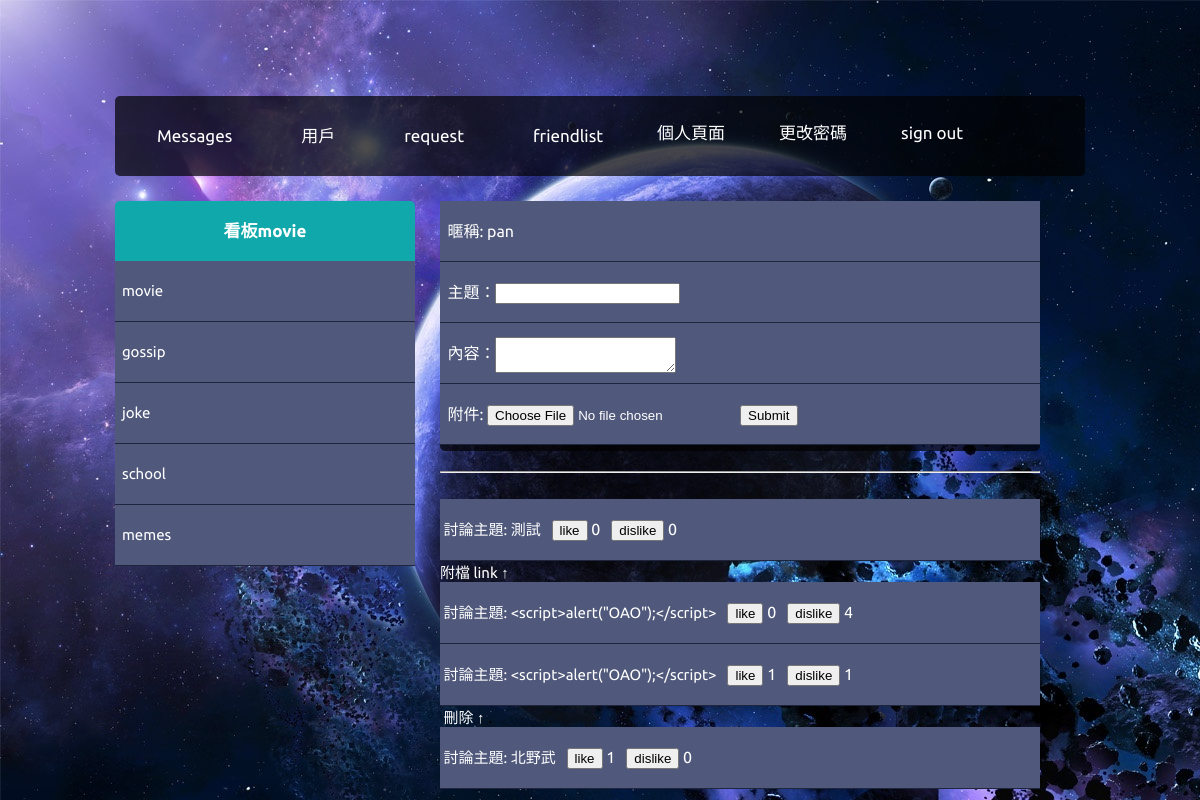
The page /viewboard.php?&id=1 (signed in) on the database its author committed.
### tables this page shows
CREATE TABLE `dz_board` (
  `id` int(11) NOT NULL,
  `name` varchar(64) DEFAULT NULL
);

CREATE TABLE `dz_thread` (
  `id` int(11) NOT NULL,
  `root_thread_id` int(11) NOT NULL DEFAULT 0,
  `board_id` int(11) NOT NULL DEFAULT 0,
  `time` timestamp NOT NULL DEFAULT current_timestamp(),
  `username` varchar(32) DEFAULT NULL,
  `title` varchar(64) DEFAULT NULL,
  `content` varchar(1024) DEFAULT NULL,
  `ip` varchar(64) DEFAULT NULL,
  `fileupload` text DEFAULT NULL
);

### viewboard.php (the view, shortened to what this page needs)
<?php
function getLikes($id, $dbh)
{
    $sql = "SELECT  * FROM rating_info
  		  WHERE post_id = $id AND rating_action='like'";
    $stmt = $dbh->prepare($sql);
    $stmt->execute();
    return $stmt->rowCount();
}
function getDislikes($id, $dbh)
{
    $sql = "SELECT * FROM rating_info
  		  WHERE post_id = $id AND rating_action='dislike'";
    $stmt = $dbh->prepare($sql);
    $stmt->execute();
    return $stmt->rowCount();
}
?>
<!DOCTYPE html>
<html lang="en">
<head>
    <link rel="stylesheet" href="css/stylei.css">
</head>
<body>
    <body>
        <div class="main-container">
            <header class="block">
                <ul class="header-menu horizontal-list">
                    <li>
                        <a class="header-menu-tab" href="message.php?&id=<?php echo $_SESSION['id']; ?>"><span class="icon fontawesome-envelope scnd-font-color"></span>Messages</a>
                    </li>
                    <li>
                        <a class="header-menu-tab" href="invite.php"><span class="icon fontawesome-user scnd-font-color"></span>用戶</a>
                    </li>
                    <li>
                        <a class="header-menu-tab" href="request.php?&id=<?php echo $_SESSION['id']; ?>"><span class="icon fontawesome-check scnd-font-color"></span>request</a>
                    </li>
                    <li>
                        <a class="header-menu-tab" href="friendlist.php?&id=<?php echo $_SESSION['id']; ?>"><span class="icon fontawesome-star-empty scnd-font-color"></span>friendlist</a>
                    </li>
                    <li>
                        <a class="header-menu-tab" href="profile.php?&id=<?php echo $_SESSION['id']; ?>"><span></span>個人頁面</a>
                    </li>
                    <li>
                        <a class="header-menu-tab" href="change.php"><span></span>更改密碼</a>
                    </li>
                    <li>
                        <a class="header-menu-tab" href="logout.php"><span></span>sign out</a>
                    </li>
                </ul>
            </header>
            <div class="left-container container">
                <div>
                    <?php
                    include("includes/pdoInc.php");
                    if (isset($_GET['id'])) {
                        $stmt = $dbh->prepare("SELECT * from dz_board where id = ?");
                        $stmt->execute([$_GET["id"]]);
                        if ($row = $stmt->fetch(PDO::FETCH_ASSOC)) {
                            echo '<h2 class="titular" style="background: #11a8ab;">看板' . $row["name"] . '</h2>';
                        } else {
                            echo '<meta http-equiv=REFRESH CONTENT=0;url=boardlist.php>';
                        }
                    } else {
                        echo '<meta http-equiv=REFRESH CONTENT=0;url=boardlist.php>';
                    }
                    echo '<ul>';
                    $stmt = $dbh->prepare("SELECT * from dz_board");
                    $stmt->execute();
                    while (($row = $stmt->fetch(PDO::FETCH_ASSOC))) {
                        echo ' <li>
                            <a class="menu-box-tab" href="viewboard.php?&id=' . $row['id'] . '" style="background: #50597b;"><span>&nbsp </span>' . $row["name"] . '</a>
                        </li> ';
                    }
                    ?>
                    </ul>
                </div>
            </div>
            <div class="middle-container container" style="width: 600px;height: 250px;">
                <div class="profile block" style="height: 250px;">
                    <form action="viewboard.php?&id=<?php echo $_GET["id"]; ?>" method="post" enctype="multipart/form-data">
                        <label class="menu-box-tab" style="background: #50597b;"><span>&nbsp <?php if (!empty($_SESSION["username"])) {
                                                                                                    echo "暱稱: " . $_SESSION["username"];
                                                                                                } else {
                                                                                                    echo "訪客";
                                                                                                }  ?></span></label>
                        <label class="menu-box-tab" " style=" background: #50597b;"><span>&nbsp <?php echo '主題：<input name="title" maxlength="100"><br>'; ?> </span></label>
                        <label class="menu-box-tab" " style=" background: #50597b;"><span>&nbsp <?php echo '內容：<textarea name="content" style="vertical-align: middle;" ></textarea>'; ?> </span></label>
                        <label class="menu-box-tab" " style=" background: #50597b;"><span>&nbsp <?php echo '附件: <input type="file" name="file">' . '<input type="submit" name="submit">'; ?> </span></label>
                    </form>
                    <br>
                    <hr>
                    <br>
                    <?php
                    $stmt = $dbh->prepare("SELECT * from dz_thread WHERE board_id = ? ORDER BY id");
                    $stmt->execute(array((int)$_GET['id']));
                    while ($row = $stmt->fetch(PDO::FETCH_ASSOC)) {
                        $newDir =   "./includes/uploads";
                        if ($row["fileupload"] == NULL) {
                            echo '<label class="menu-box-tab" " style=" background: #50597b;"><a href="viewthread.php?&id=' . $row['id'] . '">
                            <span>&nbsp' . "討論主題: " .  htmlspecialchars($row['title'])   . '</span>
                            </a>&nbsp
                            <button class="o-up like-btn" data-id="' . $row['id'] . '">like</button>
                            <span class="likes">' . getLikes($row['id'], $dbh) . ' </span>
                            &nbsp;
                            <button class="o-down dislike-btn" data-id="' . $row['id'] . '">dislike</button>
                            <span class="dislikes">' . getdisLikes($row['id'], $dbh) . '</span>
                            </label>  ';
                        } else {
                            echo '<label class="menu-box-tab" " style=" background: #50597b;"><a href="viewthread.php?&id=' . $row['id'] . '">
                            <span>&nbsp' . "討論主題: " .  htmlspecialchars($row['title'])   . '</span>
                            </a>&nbsp
                            <button class="o-up like-btn" data-id="' . $row['id'] . '">like</button>
                            <span class="likes">' . getLikes($row['id'], $dbh) . ' </span>
                            &nbsp;
                            <button class="o-down dislike-btn" data-id="' . $row['id'] . '">dislike</button>
                            <span class="dislikes">' . getdisLikes($row['id'], $dbh) . '</span>
                            </label>  <a href="' . $newDir .  $row['fileupload'] . '" download>附檔 link ↑</a>';
                        }
                        if ($row['username'] == $_SESSION["username"]) echo '<a href="' .
                            basename($_SERVER['PHP_SELF']) . '?id=' . (int)$_GET['id'] . '&del=' . $row['id'] .
                            '">&nbsp刪除 ↑</a> . <br> ';
                    }
                    ?>
                </div>
            </div>
        </div>
    </body>
</body>
</html>

### css/stylei.css (style rules this page uses)
[class*="fontawesome-"]:before { font-family: "FontAwesome", sans-serif; }
* { -webkit-box-sizing: border-box; -moz-box-sizing: border-box; box-sizing: border-box; }
body { background-image: url("../includes/bg.jpg"); }
ul { list-style-type: none; margin: 0; padding-left: 0; }
h2 { font-size: 17px; }
a { text-decoration: none; font-size: 15px; }
h1, h2, p, a, span { color: #fff; }
.scnd-font-color { color: #9099b7; }
.horizontal-list { margin: 0; padding: 0; list-style-type: none; }
.horizontal-list li { float: left; }
.icon { font-size: 25px; }
.titular { display: block; line-height: 60px; margin: 0; text-align: center; border-top-left-radius: 5px; border-top-right-radius: 5px; }
.main-container { font-family: "Ubuntu", sans-serif; width: 970px; height: 100%; margin: 6em auto; }
header { height: 80px; }
.header-menu { font-size: 17px; line-height: 80px; }
.header-menu li { position: relative; -webkit-transform: translateZ( 0 ); }
.header-menu-tab { padding: 0 27px; display: block; line-height: 74px; font-size: 17px; -webkit-transition: background 0.3s; transition: background 0.3s; }
.header-menu-tab .icon { padding-right: 15px; }
.container { float: left; width: 300px; }
.block { margin-bottom: 25px; background: #020202b4; border-radius: 5px; }
.menu-box-tab { line-height: 60px; display: block; border-bottom: 1px solid #1f253d; -webkit-transition: background 0.2s; transition: background 0.2s; }
.middle-container { margin: 0 25px; }
.profile { height: 410px; }

### rows shown on the page
dz_board: name "movie"
dz_board: name "gossip"
dz_board: name "joke"
dz_board: name "school"
dz_board: name "memes"
dz_thread: title "測試", id "0"
dz_thread: title "<script>alert(\"OAO\");</script>", id "0", id "4"
dz_thread: title "<script>alert(\"OAO\");</script>", id "1"
dz_thread: title "北野武", id "1", id "0"

### other values the page prints
$_SESSION["username"] "pan"
